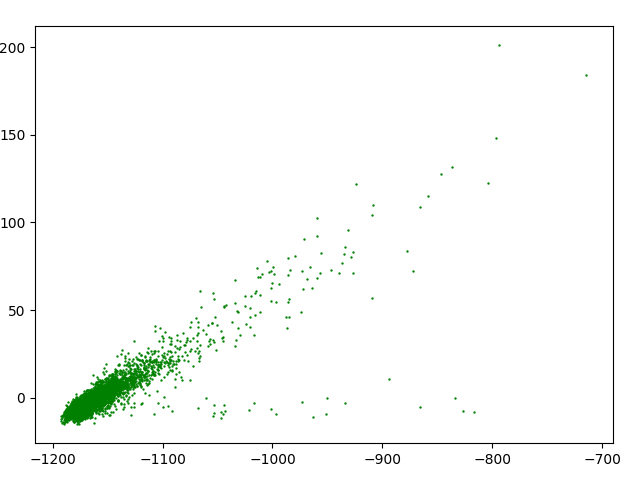

Python code for this plot:

# coding: utf-8
import sys
if (len(sys.argv) > 2): 
  print "Please only use one file at a time."
  exit()



if (len(sys.argv) < 2):
  file = raw_input("Please provide a sorted_models file:")
else:
  file = sys.argv[1] 


import numpy as np
import matplotlib as plt
import pandas as pd
from pylab import *


models = pd.read_csv(file, sep=' ', names=['model', 'total_score', 'interface_delta_X'])
x = models['total_score']
y = models['interface_delta_X']

plt.figure()
plot1 = plt.scatter(x,y, s=2, c='Green', marker='.')
plt.rcParams["figure.figsize"]= [16, 9]
plt.show()
